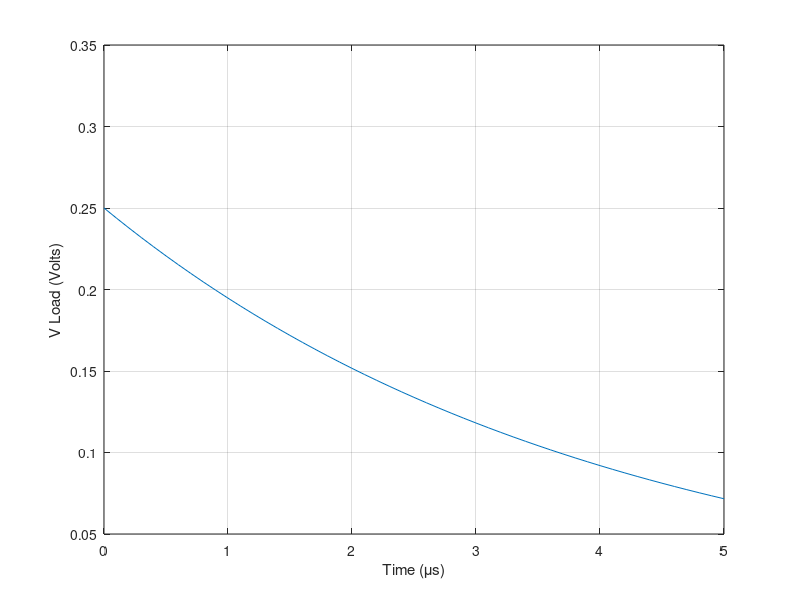
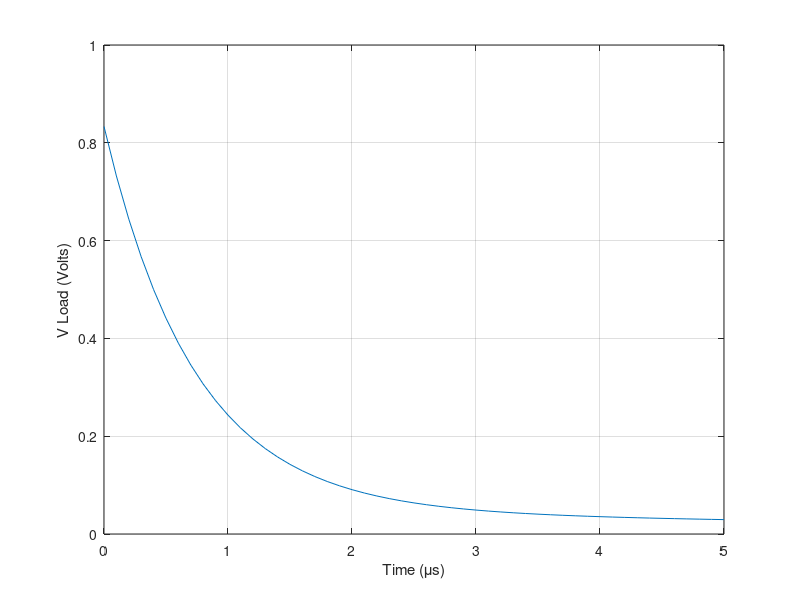
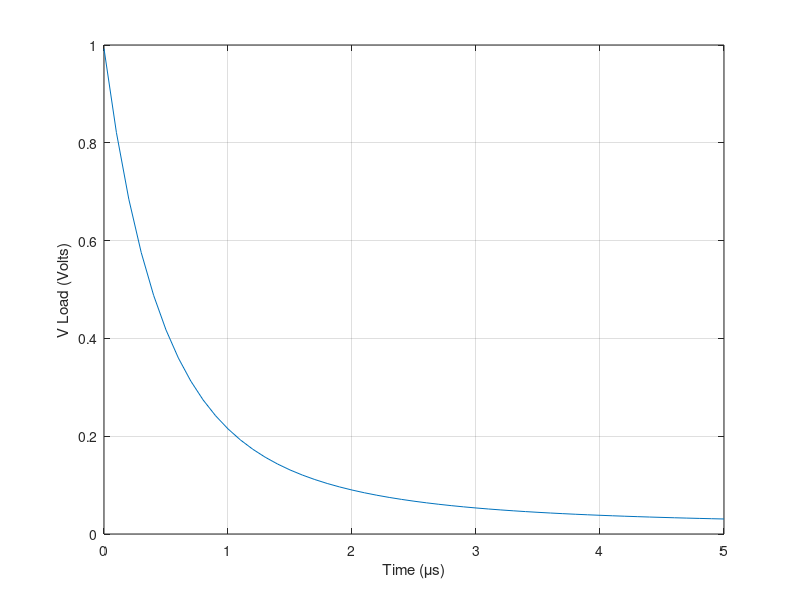
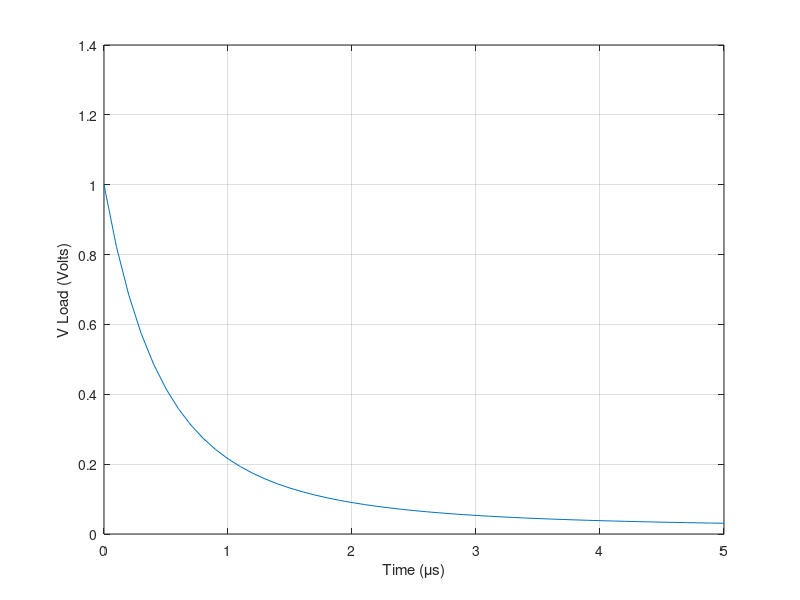

These charts were generated, in order, by the following MATLAB code:
clear all
clc
% Input state-space matrices
A = [-2 1 0 0; 1 -2 1 0; 0 1 -2 1; 0 0 1 -1];
B = [1; 0; 0; 0];
C = [1; 0; 0; 0];

% Determine the order of the system
q = length(B);

% Compute moments
num_moments = 2 * q;
moments = zeros(1, num_moments);
for i = 1:num_moments
    moments(i) = -transpose(C) * (A^(-i)) * B;
end

% Generalized approximation for all orders
for approx_order = 1:q
    fprintf('Case %d:\n', approx_order);

    % Construct the moment matrix
    moment_matrix = zeros(approx_order);
    Vector_c = -moments(approx_order+1:2*approx_order)';

    for i = 1:approx_order
        moment_matrix(i, :) = moments(i:i+approx_order-1);
    end
    % find b matrix (deno coef)
    b_matrix = inv(moment_matrix)*Vector_c;
    
    %find the ploes 
    poles = roots([transpose(b_matrix) ,1]);
    
    % determine residuses 
    % form the V matrix 
    V = zeros(approx_order);
    for i = 1:approx_order
        for j = 1:approx_order
            V(i, j) = 1/poles(j)^(i-1);
        end
    end
    % form the A matrix 
    A_diag = diag(1 ./ poles);
    r_moments = moments(1:approx_order); % a helper matrix
    % find the residuse
    residues = -1*inv(A_diag)* inv(V)* transpose(r_moments);
    %set a value for t 
    %t=0:10;
    t = 0:0.1:5;
    %form the impulse response 
    h =0;
    for i = 1:approx_order
        h = h + residues(i) * exp(poles(i) * t);
    end
    % plot the output 
    figure(approx_order);
    title(['Apprximation of order',num2str(approx_order)]);
    plot(t,h);
    xlabel('Time (\mus)');
    ylabel('V Load (Volts)');
    grid on
end